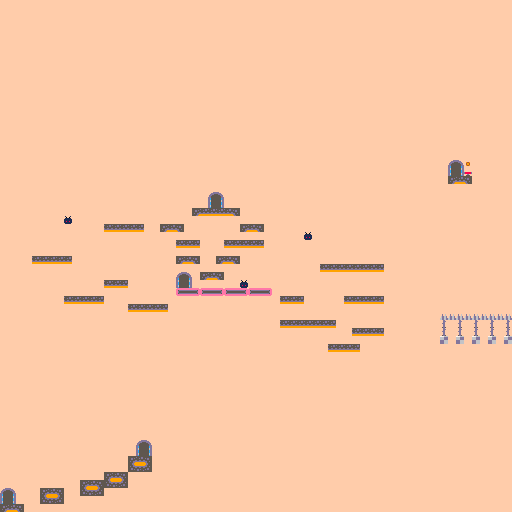

Tiled map render using the project's own tile images. Description and the map definition, with tile-layer contents summarised, below:
An orthogonal 64x64 tile map with 8x8 px tiles, 1 tile layer (Tile Layer 1).

<map version="1.10" tiledversion="1.11.0" orientation="orthogonal" renderorder="right-down" width="64" height="64" tilewidth="8" tileheight="8" infinite="0" nextlayerid="2" nextobjectid="1">
 <tileset firstgid="1" source="8x8-kenny-tileset.tsx" />
 <layer id="1" name="Tile Layer 1" width="64" height="64">
  <data>[4096 cells, 4096 non-empty, 17 distinct tile ids]</data>
 </layer>
</map>
